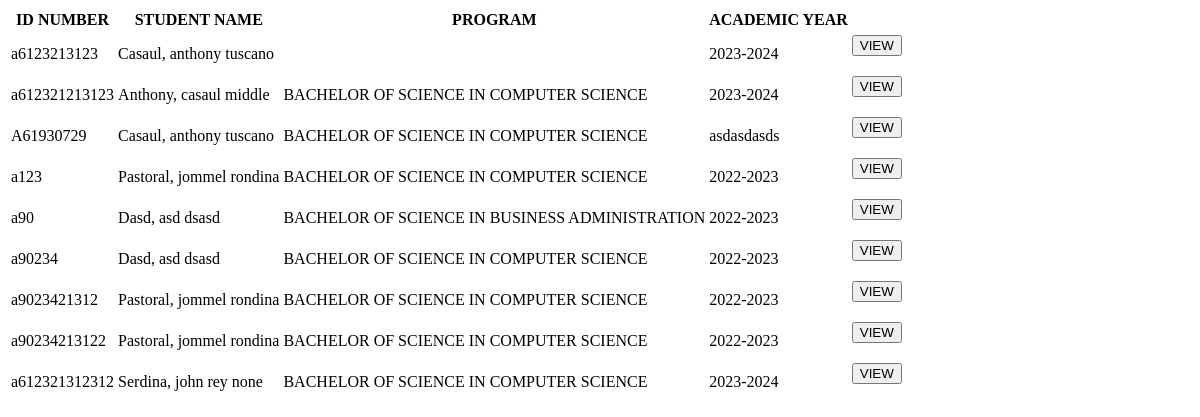
The page /fetch.php on the database as committed earlier.
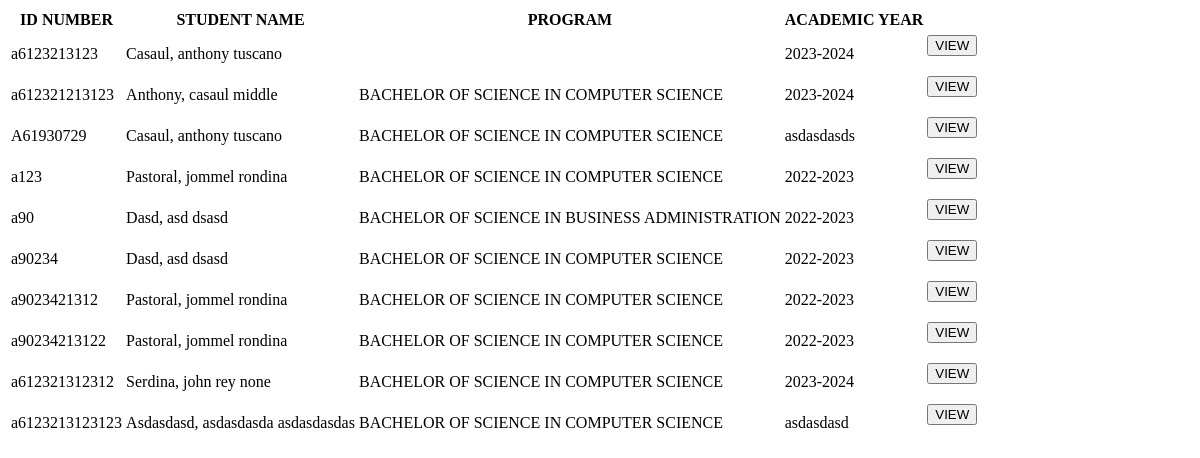
The same page on the database as committed later.
### tables this page shows
CREATE TABLE `student_data` (
  `id` int(250) NOT NULL,
  `student_id` varchar(20) NOT NULL,
  `student_lname` varchar(50) NOT NULL,
  `student_fname` varchar(50) NOT NULL,
  `student_mname` varchar(50) NOT NULL,
  `student_suffix` varchar(5) NOT NULL,
  `student_birthday` date NOT NULL,
  `student_address` varchar(250) NOT NULL,
  `student_contact` int(15) NOT NULL,
  `student_gender` varchar(11) NOT NULL,
  `date_graduated` date NOT NULL,
  `department` varchar(100) NOT NULL,
  `program` varchar(100) NOT NULL,
  `degree` varchar(250) NOT NULL,
  `semester` varchar(20) NOT NULL,
  `academic_year` varchar(11) NOT NULL,
  `major` varchar(50) NOT NULL,
  `guardian_name` varchar(50) NOT NULL,
  `guardian_contact` int(15) NOT NULL,
  `guardian_relationship` varchar(40) NOT NULL
);

### fetch.php (the view, shortened to what this page needs)
<?php
$server = "localhost";
$user = "root";
$pass = "";
$database = "verification_system";
$db = new Mysqli($server, $user, $pass, $database);
$department = isset($_POST["department"]) ? $_POST["department"] : "all";
$degree = isset($_POST["degree"]) ? $_POST["degree"] : "all";
$year = isset($_POST["year"]) ? $_POST["year"] : "all";
$sql = "SELECT * FROM student_data WHERE 1=1";
if($year === "all" && $degree === "all" && $department == "all")
$sql = "SELECT * FROM student_data" ;
$result = $db->query($sql);
$filteredData = array();
while ($row = $result->fetch_object()) {
    $filteredData[] = $row;
}
echo '<div class="rcrdPage">
        <table class="content-table">
          <thead>
            <tr>
              <th>ID NUMBER</th>
              <th>STUDENT NAME</th>
              <th>PROGRAM</th>
              <th>ACADEMIC YEAR</th>
              <th></th>
            </tr>
          </thead>';
 echo "<tr>";
    foreach ($filteredData as $item) {
      $id = $item->id;
      $name = $item->student_lname.', '.$item->student_fname.' '.$item->student_mname;
  echo '<tbody>
              <tr>
              <td>'.$item->student_id.'</>
              <td>'.ucfirst(strtolower($name)).'</td>
              <td class="leftAlign">'.$item->program.'</td>
              <td>'.$item->academic_year.'</td>
              <td class="btns">
                  <form method="post" action="validator.php">
                  <input type="hidden" name="id" value="'.$id.'">
                  <a href="studentInfo.php">
                  <button type="submit" class="showact_button">VIEW</button>
                  </a>
                  </form>
              </td>
              </tr>
              </a>
              </form>
              </tbody>';
}
?>

Rows that differ between the two databases and show on the page:
added student_data: student "a6123213123123", name "Asdasdasd, asdasdasda asdasdasdas", program "BACHELOR OF SCIENCE IN COMPUTER SCIENCE", academic_year "asdasdasd"
